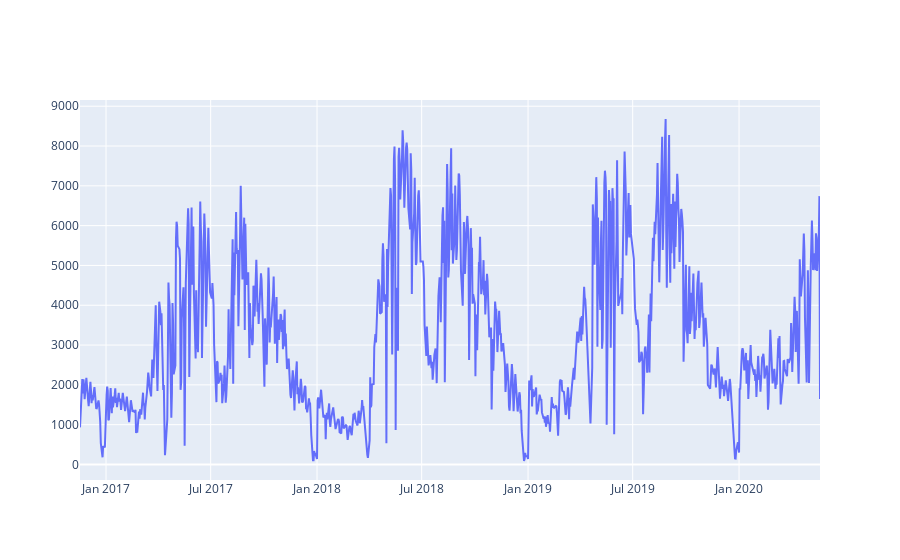

Notebook code for this chart:
### Markdown cell above
### Removing weekend rides

We can see that the data has clear seasonality and maybe a slight positive trend although that is harder to see. We can also notice quite a lot of variability. Some of the variability is probably caused by weekends when people are not commuting to work. Let’s remove all the weekends from our data and see how it looks.

### Code cell
# Removing weekends
bikerides.set_index('ds', inplace=True)
bikerides = bikerides[bikerides.index.dayofweek < 5].reset_index()
# Plot
fig = go.Figure()
# Create and style traces
fig.add_trace(go.Scatter(x=bikerides['ds'], y=bikerides['y'], name='Rides',))

### Figure 1 — Plotly figure (JSON) as saved in the notebook; plotly's stock layout.template omitted (floating-point values rounded to 4 significant figures; data arrays with more than 128 entries replaced by an {"elided": "..."} marker saying what was removed)
{"data": [{"name": "Rides", "type": "scatter", "x": {"elided": "909 str values"}, "y": {"elided": "909 int values"}}], "layout": {}}
